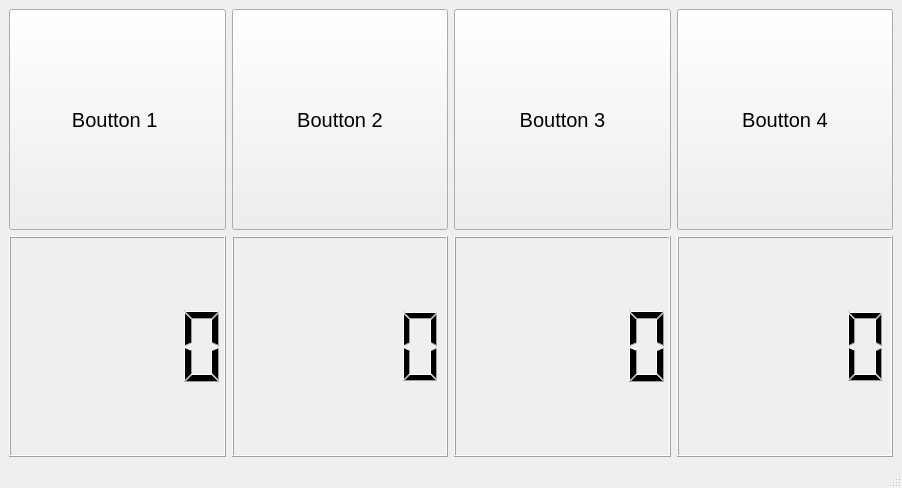
<?xml version="1.0" encoding="UTF-8"?>
<ui version="4.0">
 <class>MainWindow</class>
 <widget class="QMainWindow" name="MainWindow">
  <property name="geometry">
   <rect>
    <x>0</x>
    <y>0</y>
    <width>902</width>
    <height>488</height>
   </rect>
  </property>
  <property name="windowTitle">
   <string>MainWindow</string>
  </property>
  <widget class="QWidget" name="centralwidget">
   <layout class="QGridLayout" name="gridLayout">
    <item row="0" column="0">
     <widget class="QPushButton" name="BTN1">
      <property name="sizePolicy">
       <sizepolicy hsizetype="Preferred" vsizetype="Minimum">
        <horstretch>0</horstretch>
        <verstretch>0</verstretch>
       </sizepolicy>
      </property>
      <property name="font">
       <font>
        <family>Yu Gothic UI</family>
        <pointsize>15</pointsize>
       </font>
      </property>
      <property name="mouseTracking">
       <bool>false</bool>
      </property>
      <property name="text">
       <string>Boutton 1 </string>
      </property>
     </widget>
    </item>
    <item row="0" column="1">
     <widget class="QPushButton" name="BTN2">
      <property name="sizePolicy">
       <sizepolicy hsizetype="Preferred" vsizetype="Minimum">
        <horstretch>0</horstretch>
        <verstretch>0</verstretch>
       </sizepolicy>
      </property>
      <property name="font">
       <font>
        <family>Yu Gothic UI</family>
        <pointsize>15</pointsize>
       </font>
      </property>
      <property name="mouseTracking">
       <bool>false</bool>
      </property>
      <property name="text">
       <string>Boutton 2</string>
      </property>
     </widget>
    </item>
    <item row="0" column="2">
     <widget class="QPushButton" name="BTN4">
      <property name="sizePolicy">
       <sizepolicy hsizetype="Preferred" vsizetype="Minimum">
        <horstretch>0</horstretch>
        <verstretch>0</verstretch>
       </sizepolicy>
      </property>
      <property name="font">
       <font>
        <family>Yu Gothic UI</family>
        <pointsize>15</pointsize>
       </font>
      </property>
      <property name="mouseTracking">
       <bool>false</bool>
      </property>
      <property name="text">
       <string>Boutton 3</string>
      </property>
     </widget>
    </item>
    <item row="0" column="3">
     <widget class="QPushButton" name="BTN3">
      <property name="sizePolicy">
       <sizepolicy hsizetype="Preferred" vsizetype="Minimum">
        <horstretch>0</horstretch>
        <verstretch>0</verstretch>
       </sizepolicy>
      </property>
      <property name="font">
       <font>
        <family>Yu Gothic UI</family>
        <pointsize>15</pointsize>
       </font>
      </property>
      <property name="mouseTracking">
       <bool>false</bool>
      </property>
      <property name="text">
       <string>Boutton 4</string>
      </property>
     </widget>
    </item>
    <item row="1" column="0">
     <widget class="QLCDNumber" name="LCD1">
      <property name="value" stdset="0">
       <double>0.000000000000000</double>
      </property>
     </widget>
    </item>
    <item row="1" column="1">
     <widget class="QLCDNumber" name="LCD2"/>
    </item>
    <item row="1" column="2">
     <widget class="QLCDNumber" name="LCD3"/>
    </item>
    <item row="1" column="3">
     <widget class="QLCDNumber" name="LCD4"/>
    </item>
   </layout>
  </widget>
  <widget class="QMenuBar" name="menubar">
   <property name="geometry">
    <rect>
     <x>0</x>
     <y>0</y>
     <width>902</width>
     <height>22</height>
    </rect>
   </property>
  </widget>
  <widget class="QStatusBar" name="statusbar"/>
 </widget>
 <resources/>
 <connections/>
</ui>
